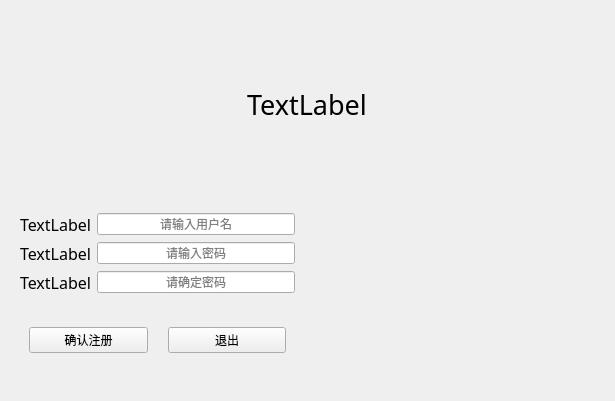
<?xml version="1.0" encoding="UTF-8"?>
<ui version="4.0">
 <class>Widget_resign</class>
 <widget class="QWidget" name="Widget_resign">
  <property name="geometry">
   <rect>
    <x>0</x>
    <y>0</y>
    <width>615</width>
    <height>401</height>
   </rect>
  </property>
  <property name="windowTitle">
   <string>Form</string>
  </property>
  <layout class="QGridLayout" name="gridLayout_2">
   <item row="0" column="0">
    <widget class="QWidget" name="widget_2" native="true">
     <layout class="QHBoxLayout" name="horizontalLayout">
      <item>
       <spacer name="horizontalSpacer_2">
        <property name="orientation">
         <enum>Qt::Horizontal</enum>
        </property>
        <property name="sizeType">
         <enum>QSizePolicy::Maximum</enum>
        </property>
        <property name="sizeHint" stdset="0">
         <size>
          <width>50</width>
          <height>20</height>
         </size>
        </property>
       </spacer>
      </item>
      <item>
       <widget class="QLabel" name="label_title">
        <property name="sizePolicy">
         <sizepolicy hsizetype="Fixed" vsizetype="Preferred">
          <horstretch>0</horstretch>
          <verstretch>0</verstretch>
         </sizepolicy>
        </property>
        <property name="minimumSize">
         <size>
          <width>54</width>
          <height>0</height>
         </size>
        </property>
        <property name="font">
         <font>
          <family>楷体</family>
          <pointsize>20</pointsize>
         </font>
        </property>
        <property name="text">
         <string>TextLabel</string>
        </property>
       </widget>
      </item>
      <item>
       <spacer name="horizontalSpacer_3">
        <property name="orientation">
         <enum>Qt::Horizontal</enum>
        </property>
        <property name="sizeType">
         <enum>QSizePolicy::Maximum</enum>
        </property>
        <property name="sizeHint" stdset="0">
         <size>
          <width>50</width>
          <height>20</height>
         </size>
        </property>
       </spacer>
      </item>
     </layout>
    </widget>
   </item>
   <item row="1" column="0">
    <widget class="QWidget" name="widget" native="true">
     <layout class="QGridLayout" name="gridLayout">
      <item row="2" column="2">
       <spacer name="horizontalSpacer_5">
        <property name="orientation">
         <enum>Qt::Horizontal</enum>
        </property>
        <property name="sizeHint" stdset="0">
         <size>
          <width>300</width>
          <height>20</height>
         </size>
        </property>
       </spacer>
      </item>
      <item row="0" column="0">
       <widget class="QLabel" name="label_username">
        <property name="font">
         <font>
          <family>楷体</family>
          <pointsize>12</pointsize>
         </font>
        </property>
        <property name="text">
         <string>TextLabel</string>
        </property>
       </widget>
      </item>
      <item row="0" column="1">
       <widget class="QLineEdit" name="lineEdit_username">
        <property name="text">
         <string/>
        </property>
        <property name="echoMode">
         <enum>QLineEdit::Normal</enum>
        </property>
        <property name="alignment">
         <set>Qt::AlignCenter</set>
        </property>
        <property name="placeholderText">
         <string>请输入用户名</string>
        </property>
        <property name="clearButtonEnabled">
         <bool>false</bool>
        </property>
       </widget>
      </item>
      <item row="2" column="0">
       <widget class="QLabel" name="label_password_sure">
        <property name="font">
         <font>
          <family>楷体</family>
          <pointsize>12</pointsize>
         </font>
        </property>
        <property name="text">
         <string>TextLabel</string>
        </property>
       </widget>
      </item>
      <item row="1" column="1">
       <widget class="QLineEdit" name="lineEdit_password">
        <property name="alignment">
         <set>Qt::AlignCenter</set>
        </property>
        <property name="placeholderText">
         <string notr="true">请输入密码</string>
        </property>
        <property name="clearButtonEnabled">
         <bool>false</bool>
        </property>
       </widget>
      </item>
      <item row="3" column="2">
       <spacer name="horizontalSpacer_9">
        <property name="orientation">
         <enum>Qt::Horizontal</enum>
        </property>
        <property name="sizeHint" stdset="0">
         <size>
          <width>300</width>
          <height>20</height>
         </size>
        </property>
       </spacer>
      </item>
      <item row="1" column="2">
       <spacer name="horizontalSpacer_4">
        <property name="orientation">
         <enum>Qt::Horizontal</enum>
        </property>
        <property name="sizeHint" stdset="0">
         <size>
          <width>300</width>
          <height>20</height>
         </size>
        </property>
       </spacer>
      </item>
      <item row="1" column="0">
       <widget class="QLabel" name="label_password">
        <property name="font">
         <font>
          <family>楷体</family>
          <pointsize>12</pointsize>
         </font>
        </property>
        <property name="text">
         <string>TextLabel</string>
        </property>
       </widget>
      </item>
      <item row="0" column="2">
       <spacer name="horizontalSpacer">
        <property name="orientation">
         <enum>Qt::Horizontal</enum>
        </property>
        <property name="sizeHint" stdset="0">
         <size>
          <width>300</width>
          <height>20</height>
         </size>
        </property>
       </spacer>
      </item>
      <item row="2" column="1">
       <widget class="QLineEdit" name="lineEdit_password_sure">
        <property name="alignment">
         <set>Qt::AlignCenter</set>
        </property>
        <property name="placeholderText">
         <string>请确定密码</string>
        </property>
        <property name="clearButtonEnabled">
         <bool>false</bool>
        </property>
       </widget>
      </item>
      <item row="3" column="0" colspan="2">
       <widget class="QWidget" name="widget_4" native="true">
        <layout class="QHBoxLayout" name="horizontalLayout_2">
         <property name="spacing">
          <number>20</number>
         </property>
         <item>
          <widget class="QPushButton" name="button_concrete">
           <property name="text">
            <string>确认注册</string>
           </property>
          </widget>
         </item>
         <item>
          <widget class="QPushButton" name="button_quit">
           <property name="text">
            <string>退出</string>
           </property>
          </widget>
         </item>
        </layout>
       </widget>
      </item>
     </layout>
    </widget>
   </item>
  </layout>
 </widget>
 <resources/>
 <connections>
  <connection>
   <sender>button_quit</sender>
   <signal>clicked()</signal>
   <receiver>Widget_resign</receiver>
   <slot>close()</slot>
   <hints>
    <hint type="sourcelabel">
     <x>304</x>
     <y>410</y>
    </hint>
    <hint type="destinationlabel">
     <x>363</x>
     <y>246</y>
    </hint>
   </hints>
  </connection>
 </connections>
</ui>
